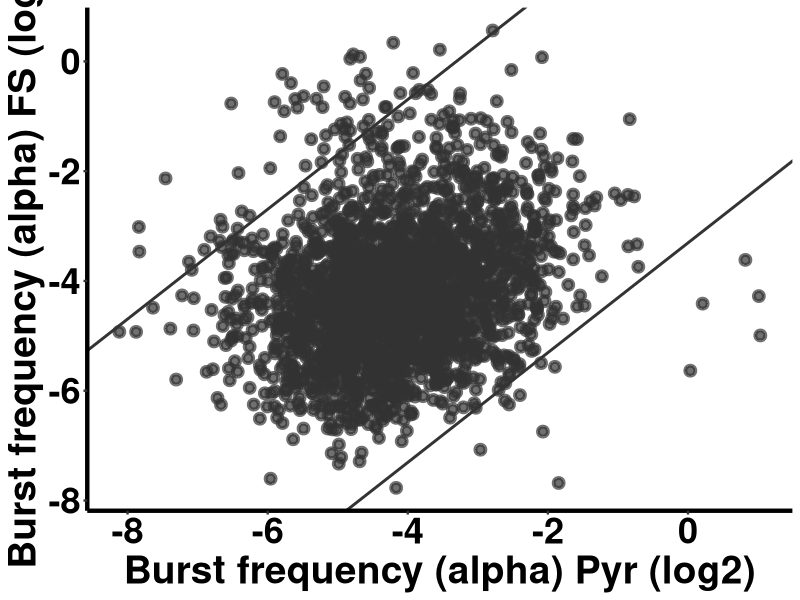
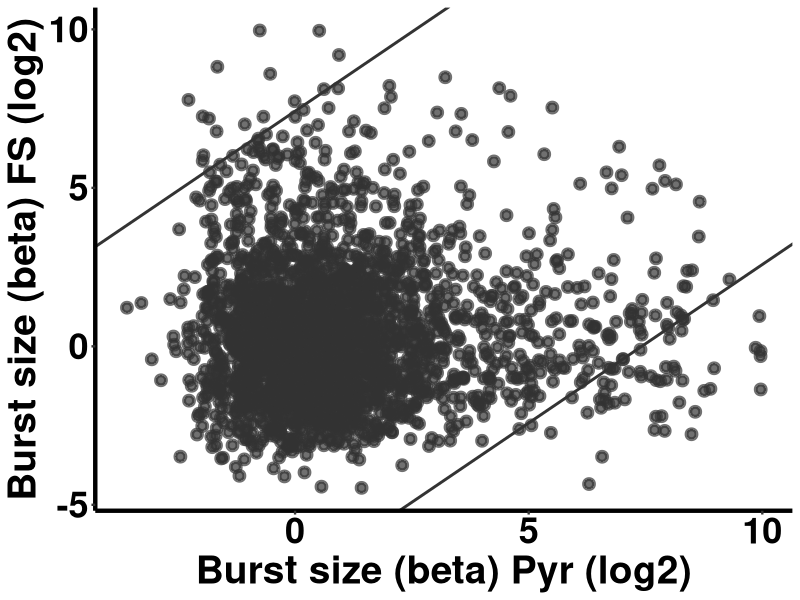
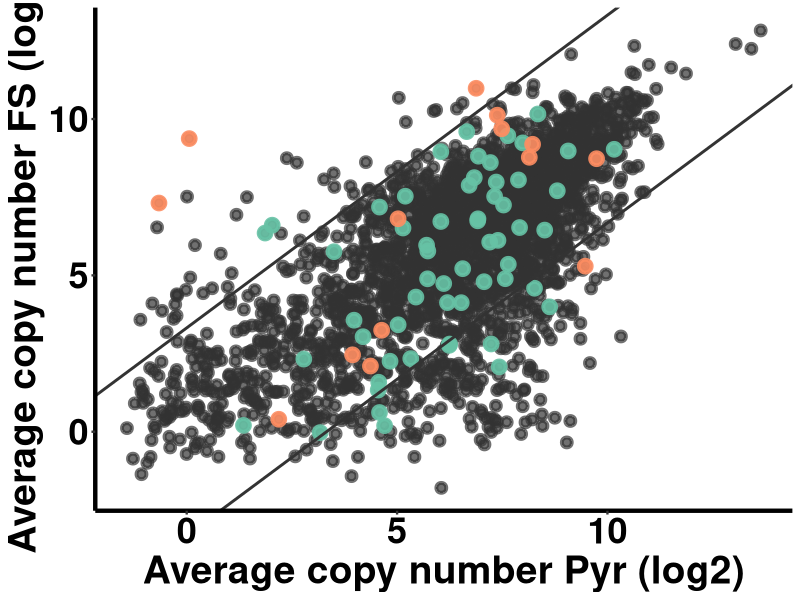
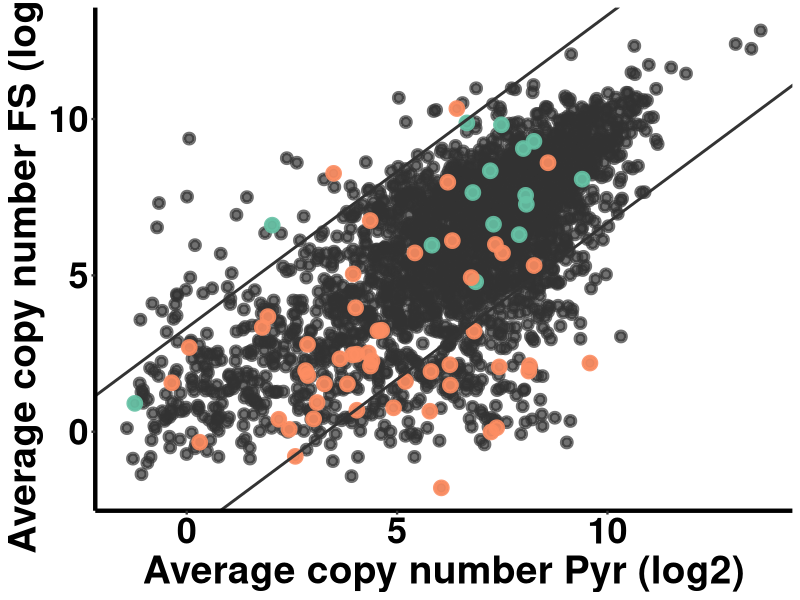

Source code (R) for these figures, in order:



library(readxl)
library(ggplot2)


df_20percent_both<- read.csv("burst_kinetics_copynumber.csv")
df_20percent_both<- df_20percent_both[,-1]

pivot_df<- read.csv("burst_kinetics_copynumber_wider.csv")

theme_gen<- theme(axis.title.x = element_text(face="bold", size=28),
                  axis.text.x  = element_text(face= "bold", color = "black", size=26),
                  axis.title.y = element_text(face="bold", size=28),
                  axis.text.y  = element_text(face= "bold", color = "black", size=26),
                  axis.line = element_line(linewidth=1.5),
                  axis.ticks = element_line(linewidth = 0.8),
                  strip.text = element_text(face = "bold", size = rel(1.8)),
                  legend.title= element_blank(),
                  legend.text = element_text(face= "bold", color = "black", size=26))


###reshapeing data frames
pyr<- df_20percent_both[df_20percent_both$CellType == "Pyramidal",]
fs<- df_20percent_both[df_20percent_both$CellType == "Fast-spiking",]

delta_fspyr<- data.frame(Gene.name=fs$Gene.name, delta_alpha=pyr$alpha-fs$alpha, delta_beta=pyr$beta-fs$beta,
                         ratio_alpha=fs$alpha/pyr$alpha, ratio_beta = fs$beta/pyr$beta, ratio_MCpval=fs$MCpval/pyr$MCpval,
                         MEAN_fs= fs$MEAN, MEAN_pyr=pyr$MEAN, MEAN_ratio= fs$MEAN/pyr$MEAN,
                         MODE_fs= fs$MODE, MODE_pyr= pyr$MOD, MODE_ratio= fs$MODE/pyr$MODE,
                         on_state_freq_fs= fs$on_state_freq, on_state_freq_pyr=pyr$on_state_freq)

##standard deviation of alpha and beta parameters
sd_alpha <- sd(delta_fspyr$ratio_alpha)
sd_beta<- sd(delta_fspyr$ratio_beta)


ggplot(pivot_df, aes(x=log2(alpha_pyr), y=log2(alpha_fs)))+
  geom_point( size=2, stroke=2, alpha=0.7, color='grey20')+
  lapply(c(-log2(3*sd_alpha), log2(3*sd_alpha) ), function(o)
    geom_abline(slope=1, intercept=o, color='grey20', linewidth=1))+
  xlab(bquote('Burst frequency (alpha) Pyr (log2)'))+
  ylab(bquote('Burst frequency (alpha) FS (log2)'))+
  theme_classic()+
  theme_gen

ggplot(pivot_df, aes(x=log2(beta_pyr), y=log2(beta_fs)))+
  geom_point( size=2, stroke=2, alpha=0.7, color='grey20')+
  lapply(c(-log2(3*sd_beta), log2(3*sd_beta) ), function(o)
    geom_abline(slope=1, intercept=o, color='grey20', linewidth=1))+
  xlab(bquote('Burst size (beta) Pyr (log2)'))+
  ylab(bquote('Burst size (beta) FS (log2)'))+
  theme_classic()+
  theme_gen


fscol<- c("Larger in FS"="#66c2a5", "All" = "grey")
pyrcol<- c("All"="grey", "Larger in Pyr" = "#fc8d62")



ggplot(pivot_df, aes(x=log2(MEAN_pyr), y=log2(MEAN_fs)))+
  geom_point( size=2, stroke=2, alpha=0.7, color='grey20')+
  geom_point(data=pivot_df[pivot_df$direction_alpha == "Larger in FS" ,], 
             color='#66c2a5',  alpha=0.9,
             size=3, stroke=2)+
  geom_point(data=pivot_df[pivot_df$direction_alpha== 'Larger in Pyr',], 
             color='#fc8d62',  alpha=0.9,
             size=3, stroke=2)+
  lapply(c(log2(0.1), log2(10) ), function(o)
    geom_abline(slope=1, intercept=o, color='grey20', linewidth=1))+
  xlab(bquote('Average copy number Pyr (log2)'))+
  ylab(bquote('Average copy number FS (log2)'))+
  theme_classic()+
  theme_gen


ggplot(pivot_df, aes(x=log2(MEAN_pyr), y=log2(MEAN_fs)))+
  geom_point( size=2, stroke=2, alpha=0.7, color='grey20')+
  geom_point(data=pivot_df[pivot_df$direction_beta == "Larger in FS" ,], 
             color='#66c2a5',  alpha=0.9,
             size=3, stroke=2)+
  geom_point(data=pivot_df[pivot_df$direction_beta == 'Larger in Pyr',], 
             color='#fc8d62',  alpha=0.9,
             size=3, stroke=2)+
  lapply(c(log2(0.1), log2(10) ), function(o)
    geom_abline(slope=1, intercept=o, color='grey20', linewidth=1))+
  xlab(bquote('Average copy number Pyr (log2)'))+
  ylab(bquote('Average copy number FS (log2)'))+
  theme_classic()+
  theme_gen
